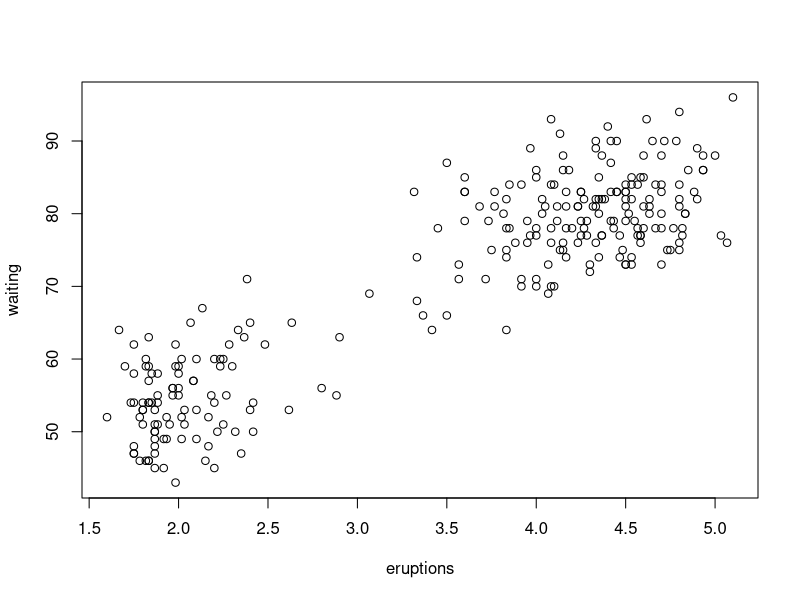
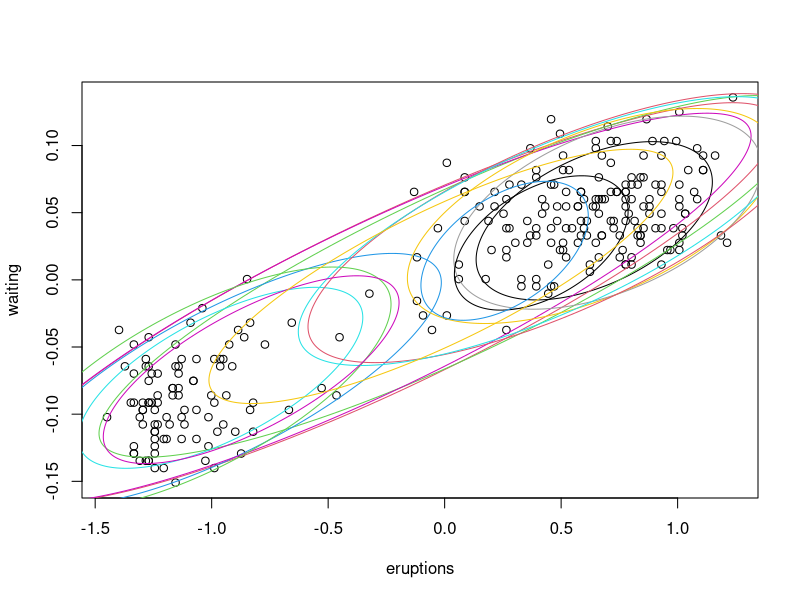
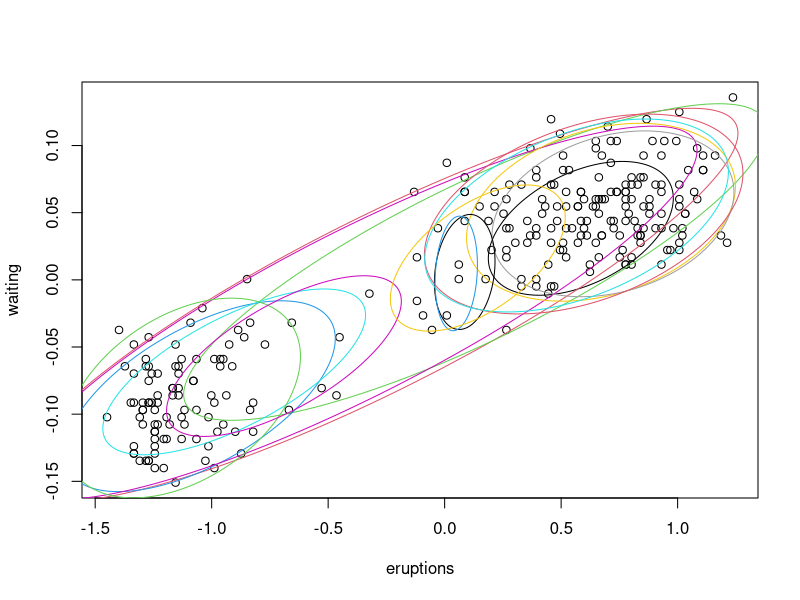
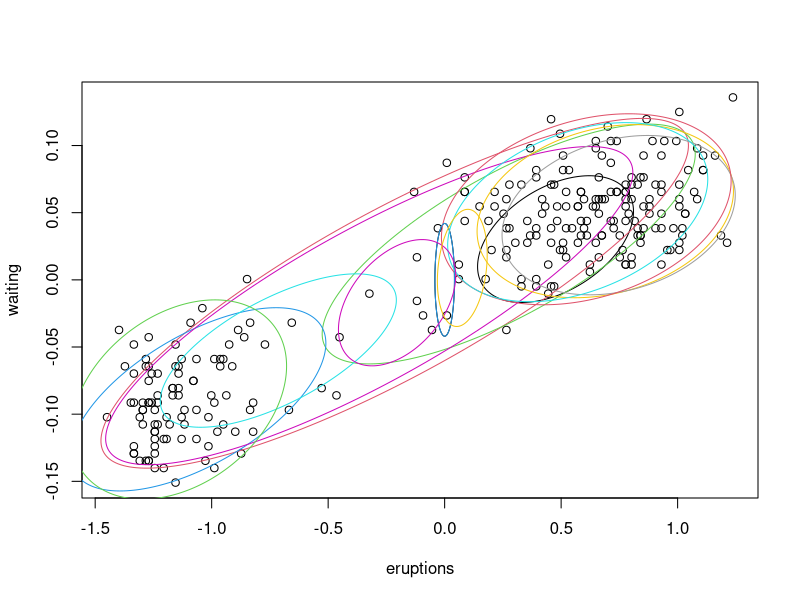
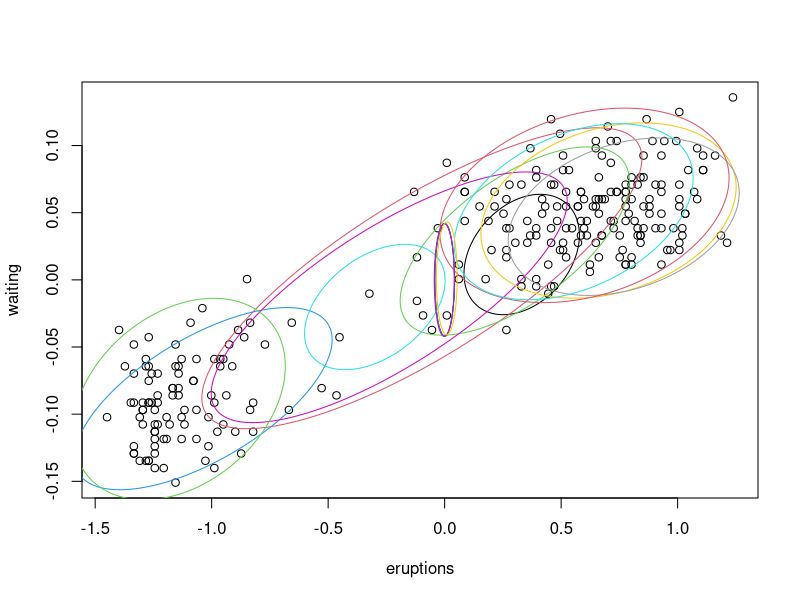
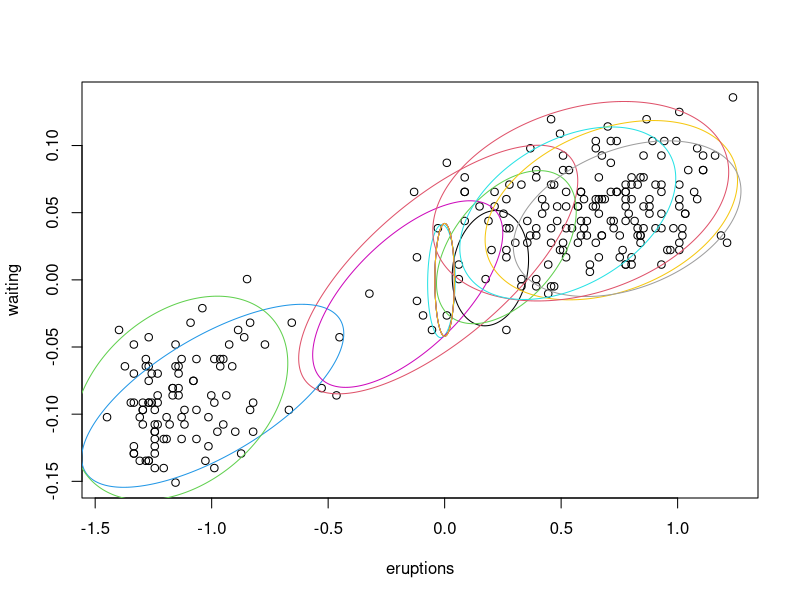
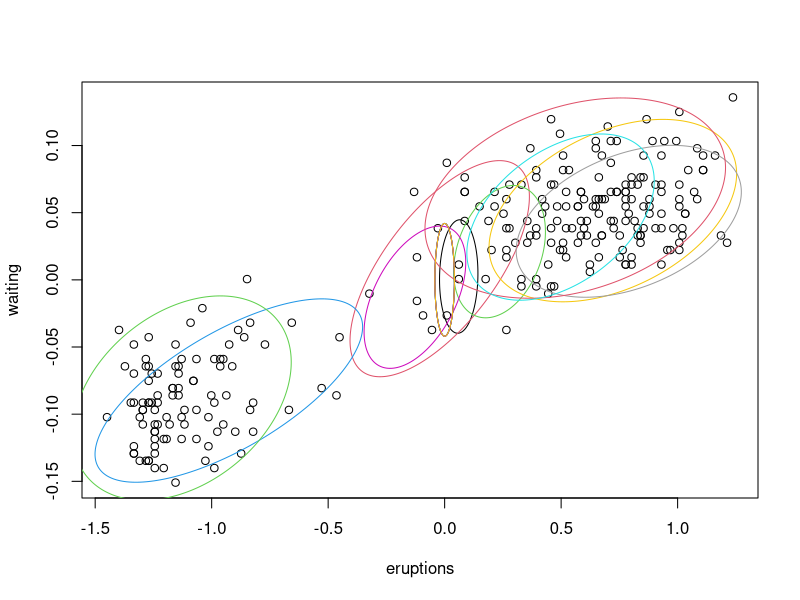
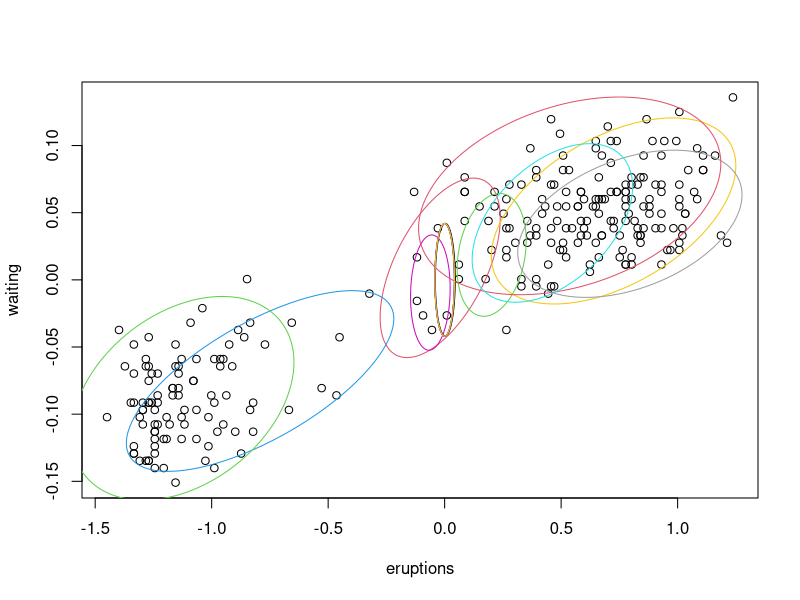

These figures' R source, in order: (Note: this script raises an error after producing the figures.)
# Description: 
#   This script illustrates the usage of the function 'GmmVbem.r'
#
# License: GNU v3
#
# Date: October 19, 2016
#
# Authors:
#    Originally called gmmVBEM.m.
#    Rcode was written by Emtiyaz, CS, UBC.
#    Rcode was modified by Jiali Lin.
#    Depts. of Statistics, Virginia Tech,
#    Hutcheson Hall, 403K, Blacksburg, VA 24061 
#
# References:
#   http://www.cs.ubc.ca/~murphyk/Software/VBEMGMM/index.html
#   http://stackoverflow.com/questions/28317203/r-superimposing-bivariate-normal-density-ellipses-on-scatter-plot

rm(list = ls())

if(!require("mixtools")) { install.packages("mixtools");  require("mixtools") }
library(matlab)

GmmVbem = function(x, mix, PriorPar, options){
  # Variational Bayes EM algorithm for Gaussian Mixture Model 
  
  # INPUT:
  #   D: the dimension;
  #   N: the number of Data points;
  #   x:   training data of size DxN ;
  #   mix: gmm model initialize with netlab's GmmVBEM function;
  #   PriorPar: structure containing priors;
  #   options: options for maxIter, threshold etc. etc.
  
  # initialize variables
  D = dim(x)[1];
  N = dim(x)[2];
  K = mix$ncentres;
  eps = 2.2204e-16
  likIncr = options$threshold + eps;
  L = rep(likIncr, options$maxIter);
  logLambdaTilde = matrix(0,1,K);
  E = matrix(0,nrow=N,ncol=K);
  trSW = matrix(0,1,K);
  xbarWxbar = matrix(0,1,K);
  mWm = matrix(0,1,K);
  trW0invW = matrix(0,1,K);
  
  # priors
  # prior over the mixing coefficients - CB 10.39
  alpha0 = PriorPar$alpha;
  # prior over gaussian means -  CB 10. 40
  m0 = PriorPar$mu;
  # prior over the gaussian variance - CB 10.40
  beta0 = PriorPar$beta;
  # wishart prior variables - CB 10.40
  W0 = PriorPar$W;
  W0inv = solve(W0);
  v0 = PriorPar$v;
  
  # Use 'responsibilities' from initialization to set sufficient statistics - 
  # CB 10.51-10.53.
  Nk = N*t(mix$priors);
  xbar = t(mix$centres);
  S = mix$covars;
  
  # Use above sufficient statistics for M step update equations - CB 10.58, 
  # 10.60-10.63. 
  alpha = alpha0 + Nk;
  beta = beta0 + Nk;
  v = v0 + Nk;
  m = ((beta0*m0)%*%matrix(1,1,K) + (matrix(1,D,1)%*%t(Nk))*xbar)/(matrix(1,D,1)%*%t(beta));
  W = array(0, c(D,D,K));
  
  for (k in 1:K) {
    mult1 = beta0*Nk[k]/(beta0 + Nk[k]);
    diff3 = xbar[,k] - m0;
    W[ , , k] = solve(W0inv + Nk[k]*S[ , ,k]  + mult1*diff3%*%t(diff3));
  }
  
  # Main loop of algorithm
  for (iter in 1:options$maxIter){
    # Calculate r - CB 10.64 - 10.66
    psiAlphaHat = psigamma(sum(alpha),0);
    logPiTilde = psigamma(alpha,0) - psiAlphaHat;
    const = D*log(2);
    
    for (k in 1:K){
      t1 = psigamma(0.5*repmat(v[k]+1,D,1) - 0.5*matrix(1:D), 0);
      logLambdaTilde[k] = sum(t1) + const + log(det(W[ , , k]));
      
      for (n in 1:N){
        # Calculate E
        diff = x[,n] - m[,k];
        E[n,k] = D/beta[k] + v[k]*t(diff)%*%W[ , , k]%*%diff;
      } # end of n
    } # end of k
    
    # Calculate rho - CB 10.45 - 10.46
    logRho = repmat(matrix(t(logPiTilde) + 0.5*logLambdaTilde),c(N,1)) - 0.5*E;
    logSumRho = apply(logRho, 1, function(x) log(sum(exp(x)))); #?
    logr = logRho - repmat(logSumRho, 1,K);
    r = exp(logr);
    
    # compute N(k) - CB 10.51
    Nk = exp(apply(logr, 2, function(x) log(sum(exp(x))))) # not matrix yet 15*1
    # add a non-zero term for the components with zero responsibilities
    Nk = Nk + 1e-10; 
    # compute xbar(k), S(k) - CB 10.52 - 10.53
    for (k in 1:K){
      xbar[ ,k] = rowSums(repmat(matrix(t(r[,k])),c(D,1))*x)/Nk[k];
      diff1 = x - repmat(xbar[,k],1,N);
      diff2 = repmat(matrix(t(r[,k])),c(D,1))*diff1;
      S[, , k] = (diff2%*%t(diff1))/Nk[k];
    }
    
    # compute Lower bound (refer to Bishop for these terms) - CB 10.71 - 10.77
    # C(alpha0)
    logCalpha0 = lgamma(K*alpha0) - K*lgamma(alpha0);
    # B(lambda0)
    logB0 = (v0/2)*log(det(W0inv)) - (v0*D/2)*log(2) -
      (D*(D-1)/4)*log(pi) - sum(lgamma(0.5*(v0+1 -1:D)));
    # log(C(alpha))
    logCalpha = lgamma(sum(alpha)) - sum(lgamma(alpha));
    # Various other parameters for different terms
    H =0;
    for (k in 1:K){
      # sum(H(q(Lamba(k))))
      logBk = -(v[k]/2)*log(det(W[ , , k])) - (v[k]*D/2)*log(2)
      - (D*(D-1)/4)*log(pi) - sum(lgamma(0.5*(v[k] + 1 - 1:D)));
      H = H -logBk - 0.5*(v[k] -D-1)*logLambdaTilde[k] + 0.5*v[k]*D;
      # for Lt1 - third term
      trSW[k] = sum(diag(v[k]*S[ , , k]%*%W[ , , k]));
      diff = xbar[,k] - m[,k] ;
      xbarWxbar[k] = t(diff)%*%W[ , , k]%*%diff;
      # for Lt4 - Fourth term
      diff = m[,k] - m0;
      mWm[k] = t(diff)%*%W[ , , k]%*%diff;
      trW0invW[k] = sum(diag(W0inv%*%W[ , , k]));
    }
    
    #Bishop's Lower Bound
    Lt1 = 0.5*sum(Nk*(t(logLambdaTilde) - D/beta - t(trSW) - v*t(xbarWxbar) - D*log(2*pi)));
    Lt2 = sum(Nk*logPiTilde)
    Lt3 = logCalpha0 + (alpha0 -1)*sum(logPiTilde);
    Lt41 = 0.5*sum(D*log(beta0/(2*pi)) + t(logLambdaTilde) - D*beta0/beta - beta0*v*t(mWm));
    Lt42 = K*logB0 + 0.5*(v0-D-1)*rowSums(logLambdaTilde) - 0.5*sum(v*t(trW0invW));
    Lt4 = Lt41+Lt42;
    Lt5 = sum(sum(r*logr));
    Lt6 = sum((alpha - 1)*logPiTilde) + logCalpha;
    Lt7 = 0.5*sum(t(logLambdaTilde) + D*log(beta/(2*pi))) - 0.5*D*K - H;
    
    #Bishop's Lower Bound 
    L[iter] = Lt1 + Lt2 + Lt3 + Lt4 - Lt5 - Lt6 - Lt7; # where is L?
    
    # warning  if lower bound decreses
    if (iter>2 && L[iter]<L[iter-1]) {
      cat("Lower bound decreased by =", L[iter]-L[iter-1], "\n" )
    }
    
    # Begin M step
    # compute new parameters - CB 10.58 - 10.63
    alpha = alpha0 + Nk;
    beta = beta0 + Nk;
    v = v0 + Nk;
    m = (repmat(beta0*m0,1,K) + repmat(matrix(t(Nk)),c(D,1))*xbar)/repmat(matrix(t(beta)),c(D,1));
    for (k in 1:K) {
      mult1 = beta0*Nk[k]/(beta0 + Nk[k]);
      diff3 = xbar[,k] - m0;
      W[, , k]  = solve(W0inv + Nk[k]*S[, , k]  + mult1*diff3%*%t(diff3));
    }
    
    #PLOT 
    if (options$displayIter){
      cat("iter =", iter, "\n" )
    }
    
    if (options$displayFig){
      dev.off()
      plot(x[1,], x[2,], xlab = "eruptions", ylab = "waiting")
      for (i in 1:K)  ellipse(m[,i],solve(W[,,i])/(v[i]-D-1),col = i)
      Sys.sleep(0.1)
    }
    
    if (iter>1){
      likIncr = abs((L[iter]-L[iter-1])/L[iter-1]);
    }
    
    if (likIncr < options$threshold) break
  } #end iter
  
  return(list(L = L, center = m))
}

# Example of GMM VBEM clustering by "faithful" data
# ------------

# read data
X = faithful
plot(X)

# standardize the data
X = t(X)
X = X - repmat(apply(X,1,mean),1,ncol(X));
X = X/repmat(apply(X,1,var),1,ncol(X));
dim = dim(X)[1]
N = dim(X)[2]

# initialize with EM algorithm 
ncentres = 15;
mix = list();
mix$ncentres = ncentres;
mix$priors =  matrix(1,1,mix$ncentres)/ mix$ncentres;
mix$centres = matrix(rnorm(mix$ncentres*dim,mean=0,sd=1), 
                     mix$ncentres, dim);
mix$covars = repmat(diag(dim), c(1, 1, mix$ncentres));

# intialize the priors
PriorPar = list();
PriorPar$alpha = .001;
PriorPar$mu = matrix(0,dim,1);
PriorPar$beta = 1;
PriorPar$W = 200*diag(dim);
PriorPar$v = 20;

# set the options for VBEM
options = list();
options$maxIter = 100;
options$threshold = 1e-5;
options$displayFig = TRUE;
options$displayIter = TRUE;

# Call the function
res = GmmVbem(X, mix, PriorPar, options)

# plot lower bound
plot(res$L, lty = 2, type ="l", 
     ylab = "lower bound on log marginal likelihood",
     main = "variational Bayes objective for GMM on old faithful data")
